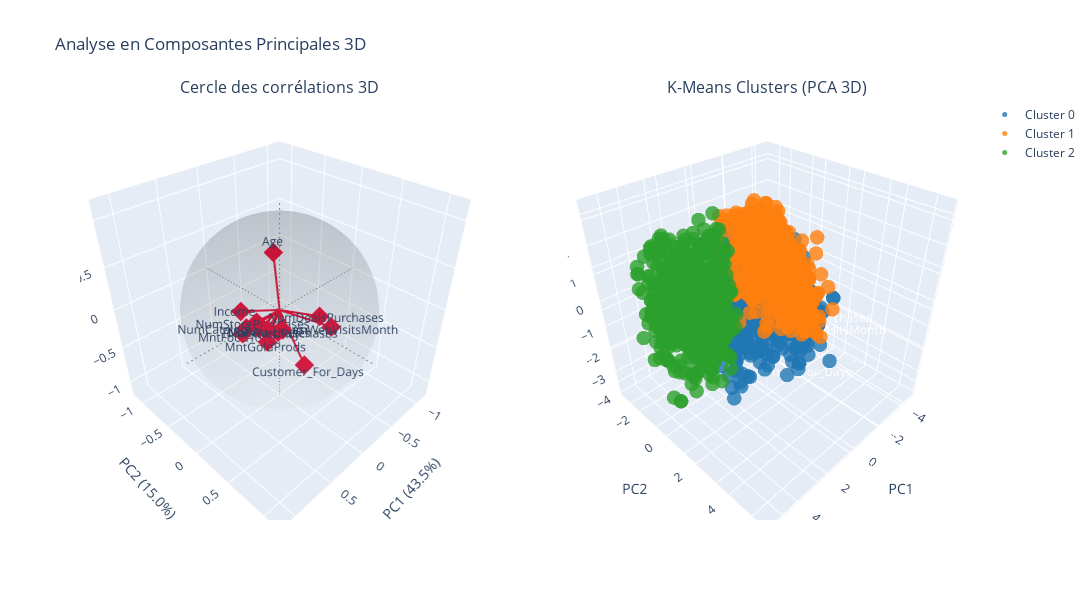

Source (notebook cell):
### Code cell
pca = PCA(n_components=3)
X_pca = pca.fit_transform(X_scaled_df)

pc1 = pca.components_[0]
pc2 = pca.components_[1]
pc3 = pca.components_[2]

fig = make_subplots(
    rows=1, cols=2,
    subplot_titles=("Cercle des corrélations 3D", "K-Means Clusters (PCA 3D)"),
    specs=[[{"type": "scatter3d"}, {"type": "scatter3d"}]]
)

# --- Graphique 1: Cercle des corrélations 3D ---

# Création de la sphère unitaire (équivalent du cercle en 2D)
u = np.linspace(0, 2 * np.pi, 50)
v = np.linspace(0, np.pi, 50)
x_sphere = np.outer(np.cos(u), np.sin(v))
y_sphere = np.outer(np.sin(u), np.sin(v))
z_sphere = np.outer(np.ones(np.size(u)), np.cos(v))

# Ajout de la sphère unitaire
fig.add_trace(
    go.Surface(
        x=x_sphere, y=y_sphere, z=z_sphere,
        opacity=0.1,
        colorscale='Greys',
        showscale=False,
        name="Sphère unitaire"
    ),
    row=1, col=1
)

# Ajout des vecteurs (flèches) pour chaque variable
for i in range(len(X_scaled_df.columns)):
    x, y, z = pc1[i], pc2[i], pc3[i]
    
    # Vecteur principal
    fig.add_trace(
        go.Scatter3d(
            x=[0, x], y=[0, y], z=[0, z],
            mode='lines',
            line=dict(color='crimson', width=4),
            name=X_scaled_df.columns[i],
            showlegend=False
        ),
        row=1, col=1
    )
    
    # Pointe de la flèche (approximation)
    fig.add_trace(
        go.Scatter3d(
            x=[x], y=[y], z=[z],
            mode='markers',
            marker=dict(color='crimson', size=5, symbol='diamond'),
            showlegend=False
        ),
        row=1, col=1
    )
    
    # Étiquettes des variables
    fig.add_trace(
        go.Scatter3d(
            x=[x * 1.15], y=[y * 1.15], z=[z * 1.15],
            mode='text',
            text=[X_scaled_df.columns[i]],
            textposition='middle center',
            showlegend=False
        ),
        row=1, col=1
    )

# Ajout des axes de référence
axis_length = 1.2
# Axe X
fig.add_trace(
    go.Scatter3d(
        x=[-axis_length, axis_length], y=[0, 0], z=[0, 0],
        mode='lines',
        line=dict(color='grey', width=2, dash='dash'),
        showlegend=False
    ),
    row=1, col=1
)
# Axe Y
fig.add_trace(
    go.Scatter3d(
        x=[0, 0], y=[-axis_length, axis_length], z=[0, 0],
        mode='lines',
        line=dict(color='grey', width=2, dash='dash'),
        showlegend=False
    ),
    row=1, col=1
)
# Axe Z
fig.add_trace(
    go.Scatter3d(
        x=[0, 0], y=[0, 0], z=[-axis_length, axis_length],
        mode='lines',
        line=dict(color='grey', width=2, dash='dash'),
        showlegend=False
    ),
    row=1, col=1
)

# --- Graphique 2: Clusters K-Means 3D ---

# Création d'une palette de couleurs pour les clusters
colors = ['#1f77b4', '#ff7f0e', '#2ca02c', '#d62728', '#9467bd', '#8c564b', '#e377c2', '#7f7f7f']
unique_labels = np.unique(labels_kmeans)

for i, label in enumerate(unique_labels):
    mask = labels_kmeans == label
    fig.add_trace(
        go.Scatter3d(
            x=X_pca[mask, 0],
            y=X_pca[mask, 1],
            z=X_pca[mask, 2],
            mode='markers',
            marker=dict(
                color=colors[i % len(colors)],
                size=5,
                opacity=0.8
            ),
            name=f'Cluster {label}'
        ),
        row=1, col=2
    )

# Configuration des axes pour le graphique 1
fig.update_layout(
    scene=dict(
        xaxis_title=f"PC1 ({pca.explained_variance_ratio_[0]*100:.1f}%)",
        yaxis_title=f"PC2 ({pca.explained_variance_ratio_[1]*100:.1f}%)",
        zaxis_title=f"PC3 ({pca.explained_variance_ratio_[2]*100:.1f}%)",
        xaxis=dict(range=[-1.2, 1.2]),
        yaxis=dict(range=[-1.2, 1.2]),
        zaxis=dict(range=[-1.2, 1.2]),
        aspectmode='cube'
    ),
    scene2=dict(
        xaxis_title="PC1",
        yaxis_title="PC2",
        zaxis_title="PC3",
        aspectmode='cube'
    ),
    height=600,
    width=1400,
    title_text="Analyse en Composantes Principales 3D"
)

# Affichage du score de silhouette
score = silhouette_score(X_scaled_df, labels_kmeans)
print(f"Silhouette Score (k=3) : {score:.3f}")

# Affichage de la variance expliquée
total_variance = sum(pca.explained_variance_ratio_[:3])
print(f"Variance expliquée totale (3 composantes) : {total_variance*100:.1f}%")

fig.show()

### Figure 1 — Plotly figure (JSON) as saved in the notebook; plotly's stock layout.template omitted (floating-point values rounded to 4 significant figures; data arrays with more than 128 entries replaced by an {"elided": "..."} marker saying what was removed)
{"data": [{"colorscale": [[0, "rgb(255,255,255)"], [0.125, "rgb(240,240,240)"], [0.25, "rgb(217,217,217)"], [0.375, "rgb(189,189,189)"], [0.5, "rgb(150,150,150)"], [0.625, "rgb(115,115,115)"], [0.75, "rgb(82,82,82)"], [0.875, "rgb(37,37,37)"], [1, "rgb(0,0,0)"]], "name": "Sphère unitaire", "opacity": 0.1, "scene": "scene", "showscale": false, "type": "surface", "x": {"elided": "50x50 float values"}, "y": {"elided": "50x50 float values"}, "z": {"elided": "50x50 float values"}}, {"line": {"color": "crimson", "width": 4}, "mode": "lines", "name": "Income", "scene": "scene", "showlegend": false, "type": "scatter3d", "x": [0, 0.3717], "y": [0, -0.1736], "z": [0, 0.08399]}, {"marker": {"color": "crimson", "size": 5, "symbol": "diamond"}, "mode": "markers", "scene": "scene", "showlegend": false, "type": "scatter3d", "x": [0.3717], "y": [-0.1736], "z": [0.08399]}, {"mode": "text", "scene": "scene", "showlegend": false, "text": ["Income"], "textposition": "middle center", "type": "scatter3d", "x": [0.4274], "y": [-0.1996], "z": [0.09659]}, {"line": {"color": "crimson", "width": 4}, "mode": "lines", "name": "Recency", "scene": "scene", "showlegend": false, "type": "scatter3d", "x": [0, 0.01019], "y": [0, -0.01404], "z": [0, -0.288]}, {"marker": {"color": "crimson", "size": 5, "symbol": "diamond"}, "mode": "markers", "scene": "scene", "showlegend": false, "type": "scatter3d", "x": [0.01019], "y": [-0.01404], "z": [-0.288]}, {"mode": "text", "scene": "scene", "showlegend": false, "text": ["Recency"], "textposition": "middle center", "type": "scatter3d", "x": [0.01172], "y": [-0.01615], "z": [-0.3312]}, {"line": {"color": "crimson", "width": 4}, "mode": "lines", "name": "MntWines", "scene": "scene", "showlegend": false, "type": "scatter3d", "x": [0, 0.3502], "y": [0, 0.06905], "z": [0, -0.01415]}, {"marker": {"color": "crimson", "size": 5, "symbol": "diamond"}, "mode": "markers", "scene": "scene", "showlegend": false, "type": "scatter3d", "x": [0.3502], "y": [0.06905], "z": [-0.01415]}, {"mode": "text", "scene": "scene", "showlegend": false, "text": ["MntWines"], "textposition": "middle center", "type": "scatter3d", "x": [0.4027], "y": [0.0794], "z": [-0.01627]}, {"line": {"color": "crimson", "width": 4}, "mode": "lines", "name": "MntGoldProds", "scene": "scene", "showlegend": false, "type": "scatter3d", "x": [0, 0.2526], "y": [0, 0.07743], "z": [0, -0.2301]}, {"marker": {"color": "crimson", "size": 5, "symbol": "diamond"}, "mode": "markers", "scene": "scene", "showlegend": false, "type": "scatter3d", "x": [0.2526], "y": [0.07743], "z": [-0.2301]}, {"mode": "text", "scene": "scene", "showlegend": false, "text": ["MntGoldProds"], "textposition": "middle center", "type": "scatter3d", "x": [0.2905], "y": [0.08904], "z": [-0.2646]}, {"line": {"color": "crimson", "width": 4}, "mode": "lines", "name": "NumDealsPurchases", "scene": "scene", "showlegend": false, "type": "scatter3d", "x": [0, 0.03918], "y": [0, 0.5627], "z": [0, 0.2298]}, {"marker": {"color": "crimson", "size": 5, "symbol": "diamond"}, "mode": "markers", "scene": "scene", "showlegend": false, "type": "scatter3d", "x": [0.03918], "y": [0.5627], "z": [0.2298]}, {"mode": "text", "scene": "scene", "showlegend": false, "text": ["NumDealsPurchases"], "textposition": "middle center", "type": "scatter3d", "x": [0.04506], "y": [0.6471], "z": [0.2643]}, {"line": {"color": "crimson", "width": 4}, "mode": "lines", "name": "NumWebPurchases", "scene": "scene", "showlegend": false, "type": "scatter3d", "x": [0, 0.2964], "y": [0, 0.3366], "z": [0, 0.0895]}, {"marker": {"color": "crimson", "size": 5, "symbol": "diamond"}, "mode": "markers", "scene": "scene", "showlegend": false, "type": "scatter3d", "x": [0.2964], "y": [0.3366], "z": [0.0895]}, {"mode": "text", "scene": "scene", "showlegend": false, "text": ["NumWebPurchases"], "textposition": "middle center", "type": "scatter3d", "x": [0.3409], "y": [0.3871], "z": [0.1029]}, {"line": {"color": "crimson", "width": 4}, "mode": "lines", "name": "NumCatalogPurchases", "scene": "scene", "showlegend": false, "type": "scatter3d", "x": [0, 0.3596], "y": [0, -0.1161], "z": [0, -0.09703]}, {"marker": {"color": "crimson", "size": 5, "symbol": "diamond"}, "mode": "markers", "scene": "scene", "showlegend": false, "type": "scatter3d", "x": [0.3596], "y": [-0.1161], "z": [-0.09703]}, {"mode": "text", "scene": "scene", "showlegend": false, "text": ["NumCatalogPurchases"], "textposition": "middle center", "type": "scatter3d", "x": [0.4136], "y": [-0.1335], "z": [-0.1116]}, {"line": {"color": "crimson", "width": 4}, "mode": "lines", "name": "NumStorePurchases", "scene": "scene", "showlegend": false, "type": "scatter3d", "x": [0, 0.3516], "y": [0, 0.03277], "z": [0, 0.04987]}, {"marker": {"color": "crimson", "size": 5, "symbol": "diamond"}, "mode": "markers", "scene": "scene", "showlegend": false, "type": "scatter3d", "x": [0.3516], "y": [0.03277], "z": [0.04987]}, {"mode": "text", "scene": "scene", "showlegend": false, "text": ["NumStorePurchases"], "textposition": "middle center", "type": "scatter3d", "x": [0.4043], "y": [0.03769], "z": [0.05735]}, {"line": {"color": "crimson", "width": 4}, "mode": "lines", "name": "NumWebVisitsMonth", "scene": "scene", "showlegend": false, "type": "scatter3d", "x": [0, -0.2338], "y": [0, 0.4971], "z": [0, -0.07515]}, {"marker": {"color": "crimson", "size": 5, "symbol": "diamond"}, "mode": "markers", "scene": "scene", "showlegend": false, "type": "scatter3d", "x": [-0.2338], "y": [0.4971], "z": [-0.07515]}, {"mode": "text", "scene": "scene", "showlegend": false, "text": ["NumWebVisitsMonth"], "textposition": "middle center", "type": "scatter3d", "x": [-0.2688], "y": [0.5716], "z": [-0.08643]}, {"line": {"color": "crimson", "width": 4}, "mode": "lines", "name": "Customer_For_Days", "scene": "scene", "showlegend": false, "type": "scatter3d", "x": [0, 0.06117], "y": [0, 0.4178], "z": [0, -0.4459]}, {"marker": {"color": "crimson", "size": 5, "symbol": "diamond"}, "mode": "markers", "scene": "scene", "showlegend": false, "type": "scatter3d", "x": [0.06117], "y": [0.4178], "z": [-0.4459]}, {"mode": "text", "scene": "scene", "showlegend": false, "text": ["Customer_For_Days"], "textposition": "middle center", "type": "scatter3d", "x": [0.07035], "y": [0.4805], "z": [-0.5127]}, {"line": {"color": "crimson", "width": 4}, "mode": "lines", "name": "Age", "scene": "scene", "showlegend": false, "type": "scatter3d", "x": [0, 0.1063], "y": [0, 0.02269], "z": [0, 0.721]}, {"marker": {"color": "crimson", "size": 5, "symbol": "diamond"}, "mode": "markers", "scene": "scene", "showlegend": false, "type": "scatter3d", "x": [0.1063], "y": [0.02269], "z": [0.721]}, {"mode": "text", "scene": "scene", "showlegend": false, "text": ["Age"], "textposition": "middle center", "type": "scatter3d", "x": [0.1223], "y": [0.02609], "z": [0.8291]}, {"line": {"color": "crimson", "width": 4}, "mode": "lines", "name": "Total_Purchases", "scene": "scene", "showlegend": false, "type": "scatter3d", "x": [0, 0.387], "y": [0, 0.224], "z": [0, 0.0732]}, {"marker": {"color": "crimson", "size": 5, "symbol": "diamond"}, "mode": "markers", "scene": "scene", "showlegend": false, "type": "scatter3d", "x": [0.387], "y": [0.224], "z": [0.0732]}, {"mode": "text", "scene": "scene", "showlegend": false, "text": ["Total_Purchases"], "textposition": "middle center", "type": "scatter3d", "x": [0.445], "y": [0.2576], "z": [0.08418]}, {"line": {"color": "crimson", "width": 4}, "mode": "lines", "name": "MntFoodTotal", "scene": "scene", "showlegend": false, "type": "scatter3d", "x": [0, 0.337], "y": [0, -0.2051], "z": [0, -0.2334]}, {"marker": {"color": "crimson", "size": 5, "symbol": "diamond"}, "mode": "markers", "scene": "scene", "showlegend": false, "type": "scatter3d", "x": [0.337], "y": [-0.2051], "z": [-0.2334]}, {"mode": "text", "scene": "scene", "showlegend": false, "text": ["MntFoodTotal"], "textposition": "middle center", "type": "scatter3d", "x": [0.3875], "y": [-0.2359], "z": [-0.2685]}, {"line": {"color": "grey", "dash": "dash", "width": 2}, "mode": "lines", "scene": "scene", "showlegend": false, "type": "scatter3d", "x": [-1.2, 1.2], "y": [0, 0], "z": [0, 0]}, {"line": {"color": "grey", "dash": "dash", "width": 2}, "mode": "lines", "scene": "scene", "showlegend": false, "type": "scatter3d", "x": [0, 0], "y": [-1.2, 1.2], "z": [0, 0]}, {"line": {"color": "grey", "dash": "dash", "width": 2}, "mode": "lines", "scene": "scene", "showlegend": false, "type": "scatter3d", "x": [0, 0], "y": [0, 0], "z": [-1.2, 1.2]}, {"marker": {"color": "#1f77b4", "opacity": 0.8, "size": 5}, "mode": "markers", "name": "Cluster 0", "scene": "scene2", "type": "scatter3d", "x": {"elided": "516 float values"}, "y": {"elided": "516 float values"}, "z": {"elided": "516 float values"}}, {"marker": {"color": "#ff7f0e", "opacity": 0.8, "size": 5}, "mode": "markers", "name": "Cluster 1", "scene": "scene2", "type": "scatter3d", "x": {"elided": "997 float values"}, "y": {"elided": "997 float values"}, "z": {"elided": "997 float values"}}, {"marker": {"color": "#2ca02c", "opacity": 0.8, "size": 5}, "mode": "markers", "name": "Cluster 2", "scene": "scene2", "type": "scatter3d", "x": {"elided": "572 float values"}, "y": {"elided": "572 float values"}, "z": {"elided": "572 float values"}}], "layout": {"annotations": [{"font": {"size": 16}, "showarrow": false, "text": "Cercle des corrélations 3D", "x": 0.225, "xanchor": "center", "xref": "paper", "y": 1, "yanchor": "bottom", "yref": "paper"}, {"font": {"size": 16}, "showarrow": false, "text": "K-Means Clusters (PCA 3D)", "x": 0.775, "xanchor": "center", "xref": "paper", "y": 1, "yanchor": "bottom", "yref": "paper"}], "height": 600, "scene": {"aspectmode": "cube", "domain": {"x": [0, 0.45], "y": [0, 1]}, "xaxis": {"range": [-1.2, 1.2], "title": {"text": "PC1 (43.5%)"}}, "yaxis": {"range": [-1.2, 1.2], "title": {"text": "PC2 (15.0%)"}}, "zaxis": {"range": [-1.2, 1.2], "title": {"text": "PC3 (8.2%)"}}}, "scene2": {"aspectmode": "cube", "domain": {"x": [0.55, 1], "y": [0, 1]}, "xaxis": {"title": {"text": "PC1"}}, "yaxis": {"title": {"text": "PC2"}}, "zaxis": {"title": {"text": "PC3"}}}, "title": {"text": "Analyse en Composantes Principales 3D"}, "width": 1400}}
